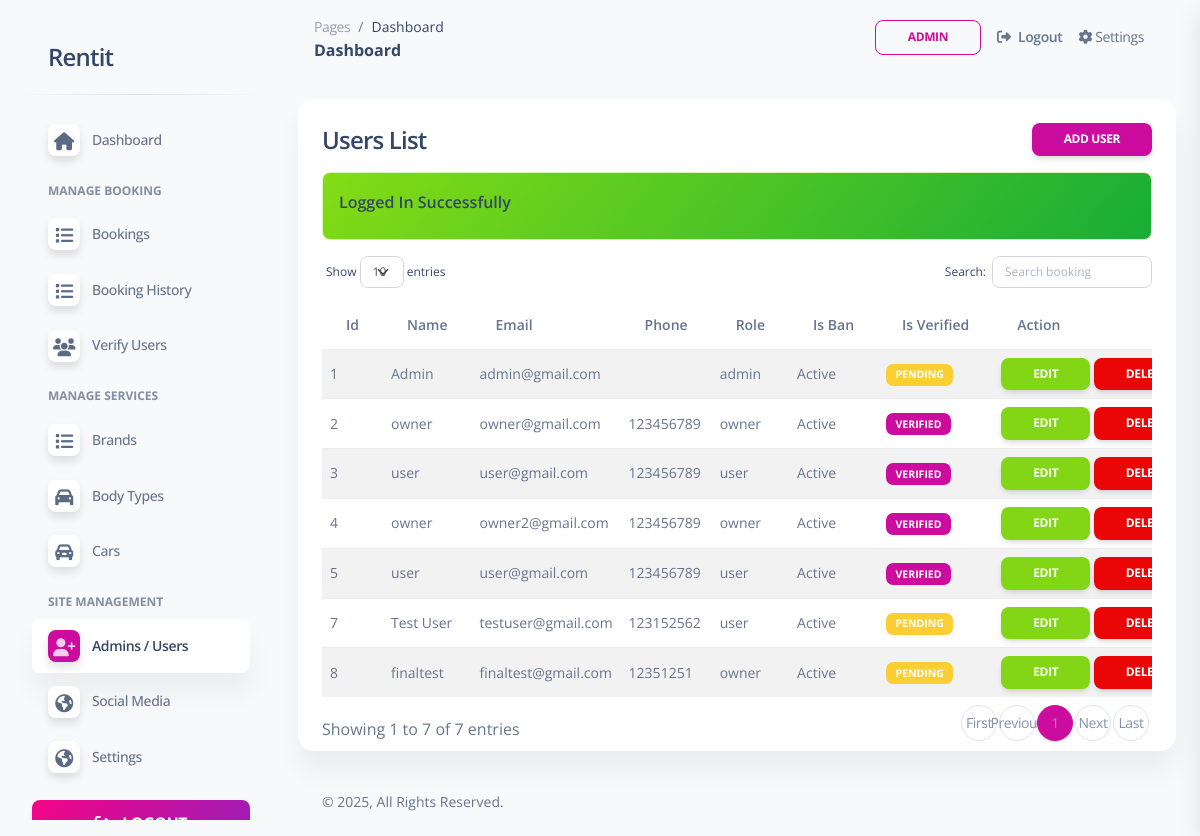
The page /admin/users.php (signed in) on the database its author committed.
### tables this page shows
CREATE TABLE `web_settings` (
  `id` int(11) UNSIGNED NOT NULL,
  `title` varchar(255) NOT NULL,
  `url` varchar(255) DEFAULT NULL,
  `description` varchar(1000) DEFAULT NULL,
  `logo` varchar(100) DEFAULT NULL,
  `address` varchar(500) DEFAULT NULL,
  `email1` varchar(100) DEFAULT NULL,
  `email2` varchar(100) DEFAULT NULL,
  `phone1` varchar(15) DEFAULT NULL,
  `phone2` varchar(15) DEFAULT NULL
);

CREATE TABLE `users` (
  `id` int(11) UNSIGNED NOT NULL,
  `name` varchar(100) NOT NULL,
  `email` varchar(100) NOT NULL,
  `password` varchar(100) NOT NULL,
  `phone` varchar(20) DEFAULT NULL,
  `alt_phone` varchar(20) DEFAULT NULL,
  `address` varchar(500) DEFAULT NULL,
  `role` enum('user','owner','admin') DEFAULT NULL,
  `is_ban` tinyint(1) DEFAULT 0 COMMENT '0=active,1=ban',
  `is_verified` tinyint(1) NOT NULL DEFAULT 0,
  `remarks` varchar(500) DEFAULT NULL,
  `dl_number` varchar(100) DEFAULT NULL,
  `dl_image_front` varchar(100) DEFAULT NULL,
  `dl_image_back` varchar(100) DEFAULT NULL,
  `id_proof_type` enum('Passport','ID Card') DEFAULT NULL,
  `id_proof_number` varchar(100) DEFAULT NULL,
  `created_at` DATE DEFAULT (CURRENT_DATE)

);

### admin/authenticated.php (called while the page is built, shortened)
<?php
if(isset($_SESSION['loggedIn']))
{
    if(isset($_SESSION['loggedInUserRole'])){
        $email = mysqli_real_escape_string($conn, $_SESSION['loggedInUser']['email']);
        $role = mysqli_real_escape_string($conn, $_SESSION['loggedInUserRole']);
        $query = "SELECT * FROM users WHERE email='$email' AND role='$role' LIMIT 1";
        $result = mysqli_query($conn, $query);
    }
    else
    {
        redirect('../login.php','No Role...');
    }
}
else
{
    redirect('../login.php','Login to continue...');
}
?>

### admin/users.php (the view, shortened to what this page needs)
<?php include('includes/header.php'); ?>
    <div class="row">
        <div class="col-12">
            <div class="card mb-4">
                <div class="card-header pb-0">
                    <h4>Users List
                        <a href="users-create.php" class="btn btn-primary btn-sm float-end">Add User</a>
                    </h4>
                </div>
                <div class="card-body pt-0 pb-2">
                    <div class="table-responsive p-0">
                        <table id="myTable" class="table table-striped align-items-center justify-content-center">
                            <thead>
                                <tr>
                                    <th>Id</th>
                                    <th>Name</th>
                                    <th>Email</th>
                                    <th>Phone</th>
                                    <th>Role</th>
                                    <th>Is Ban</th>
                                    <th>Is Verified</th>
                                    <th>Action</th>
                                </tr>
                            </thead>
                            <tbody>
                                <?php
                                    $users = getAll('users');
                                    if(mysqli_num_rows($users) > 0){
                                        foreach($users as $userItem) :
                                        ?>
                                        <tr>
                                            <td><?= $userItem['id']; ?></td>
                                            <td><?= $userItem['name']; ?></td>
                                            <td><?= $userItem['email']; ?></td>
                                            <td><?= $userItem['phone']; ?></td>
                                            <td><?= $userItem['role']; ?></td>
                                            <td><?= $userItem['is_ban'] == 1 ? 'Banned':'Active'; ?></td>
                                            <td>
                                                <?php
                                                    if($userItem['is_verified'] == 1){
                                                        echo '<span class="badge bg-primary">Verified</span>';
                                                    }else{
                                                        echo '<span class="badge bg-warning">Pending</span>';
                                                    }
                                                ?>
                                            </td>
                                            <td>
                                                <a href="users-edit.php?id=<?= $userItem['id'];?>" class="btn mb-0 btn-success btn-sm">Edit</a>
                                                <a href="users-delete.php?id=<?= $userItem['id'];?>"
                                                    onclick="return confirm('Are you sure you want to delete data?')"
                                                    class="btn mb-0 btn-danger btn-sm">
                                                    Delete
                                                </a>
                                            </td>
                                        </tr>
                                        <?php
                                        endforeach;
                                    }else{
                                        ?>
                                        <tr>
                                            <td colspan="6">No Record Found!</td>
                                        </tr>
                                        <?php
                                    }
                                ?>
                            </tbody>
                        </table>
                    </div>
                </div>
            </div>
        </div>
    </div>
<?php include('includes/footer.php'); ?>

### admin/includes/sidebar.php
<?php
$pageName = substr($_SERVER["SCRIPT_NAME"],strrpos($_SERVER["SCRIPT_NAME"],"/")+1);
?>
<aside class="sidenav navbar navbar-vertical navbar-expand-xs border-0 border-radius-xl my-3 fixed-start ms-3 " id="sidenav-main">
    <div class="sidenav-header">
      <a class="navbar-brand m-0" href="dashboard.php" target="_blank">
        <h4><?= webSetting('title') ?? 'Funda Services'; ?></h4>
      </a>
    </div>
    <hr class="horizontal dark mt-0">
    <div class="collapse navbar-collapse w-auto" id="sidenav-collapse-main">
      <ul class="navbar-nav">
        <li class="nav-item">
          <a class="nav-link
            <?= $pageName == "dashboard.php"?'active':'' ?>" href="dashboard.php">
            <div class="icon icon-shape icon-sm shadow border-radius-md bg-white text-center me-2 d-flex align-items-center justify-content-center">
                <i class="fa fa-home <?= $pageName == "dashboard.php"?'text-white':'text-dark' ?>   text-lg"></i>
            </div>
            <span class="nav-link-text ms-1">Dashboard</span>
          </a>
        </li>
        <li class="nav-item mt-3">
          <h6 class="ps-4 ms-2 text-uppercase text-xs font-weight-bolder opacity-6">Manage Booking</h6>
        </li>
        <li class="nav-item">
          <a class="nav-link  <?= $pageName == "bookings.php"?'active':'' ?>"  href="bookings.php">
            <div class="icon icon-shape icon-sm shadow border-radius-md bg-white text-center me-2 d-flex align-items-center justify-content-center">
                <i class="fa fa-list <?= $pageName == "bookings.php"?'text-white':'text-dark' ?>   text-lg"></i>
            </div>
            <span class="nav-link-text ms-1">Bookings</span>
          </a>
        </li>
        <li class="nav-item">
          <a class="nav-link <?= $pageName == "booking-history.php"?'active':'' ?>" href="booking-history.php">
            <div class="icon icon-shape icon-sm shadow border-radius-md bg-white text-center me-2 d-flex align-items-center justify-content-center">
                <i class="fa fa-list <?= $pageName == "booking-history.php"?'text-white':'text-dark' ?> text-lg"></i>
            </div>
            <span class="nav-link-text ms-1">Booking History</span>
          </a>
        </li>
        <li class="nav-item">
          <a class="nav-link <?= $pageName == "verify-users.php"?'active':'' ?>" href="verify-users.php">
            <div class="icon icon-shape icon-sm shadow border-radius-md bg-white text-center me-2 d-flex align-items-center justify-content-center">
                <i class="fa fa-users <?= $pageName == "verify-users.php"?'text-white':'text-dark' ?> text-lg"></i>
            </div>
            <span class="nav-link-text ms-1">Verify Users</span>
          </a>
        </li>
        <li class="nav-item mt-3">
          <h6 class="ps-4 ms-2 text-uppercase text-xs font-weight-bolder opacity-6">Manage Services</h6>
        </li>
        <li class="nav-item">
          <a class="nav-link <?= $pageName == "brands.php"?'active':'' ?>" href="brands.php">
            <div class="icon icon-shape icon-sm shadow border-radius-md bg-white text-center me-2 d-flex align-items-center justify-content-center">
                <i class="fa fa-list <?= $pageName == "brands.php"?'text-white':'text-dark' ?>   text-lg"></i>
            </div>
            <span class="nav-link-text ms-1">Brands</span>
          </a>
        </li>
        <li class="nav-item">
          <a class="nav-link
            <?= $pageName == "body-types.php"?'active':'' ?>"
            href="body-types.php">
            <div class="icon icon-shape icon-sm shadow border-radius-md bg-white text-center me-2 d-flex align-items-center justify-content-center">
                <i class="fa fa-car <?= $pageName == "body-types.php"?'text-white':'text-dark' ?>   text-lg"></i>
            </div>
            <span class="nav-link-text ms-1">Body Types</span>
          </a>
        </li>
        <li class="nav-item">
          <a class="nav-link <?= $pageName == "cars.php"?'active':'' ?>" href="cars.php">
            <div class="icon icon-shape icon-sm shadow border-radius-md bg-white text-center me-2 d-flex align-items-center justify-content-center">
                <i class="fa fa-car-alt <?= $pageName == "cars.php"?'text-white':'text-dark' ?>   text-lg"></i>
            </div>
            <span class="nav-link-text ms-1">Cars</span>
          </a>
        </li>
        <li class="nav-item mt-3">
          <h6 class="ps-4 ms-2 text-uppercase text-xs font-weight-bolder opacity-6">Site Management</h6>
        </li>
        <li class="nav-item">
          <a class="nav-link <?= $pageName == "users.php"?'active':'' ?>" href="users.php">
            <div class="icon icon-shape icon-sm shadow border-radius-md bg-white text-center me-2 d-flex align-items-center justify-content-center">
                <i class="fa fa-user-plus <?= $pageName == "users.php"?'text-white':'text-dark' ?>   text-lg"></i>
            </div>
            <span class="nav-link-text ms-1">Admins / Users</span>
          </a>
        </li>
        <li class="nav-item">
          <a class="nav-link <?= $pageName == "social-media.php"?'active':'' ?>" href="social-media.php">
            <div class="icon icon-shape icon-sm shadow border-radius-md bg-white text-center me-2 d-flex align-items-center justify-content-center">
                <i class="fa fa-globe <?= $pageName == "social-media.php"?'text-white':'text-dark' ?>   text-lg"></i>
            </div>
            <span class="nav-link-text ms-1">Social Media</span>
          </a>
        </li>
        <li class="nav-item">
          <a class="nav-link <?= $pageName == "settings.php"?'active':'' ?>"
          href="settings.php">
            <div class="icon icon-shape icon-sm shadow border-radius-md bg-white text-center me-2 d-flex align-items-center justify-content-center">
                <i class="fa fa-globe <?= $pageName == "settings.php"?'text-white':'text-dark' ?> text-lg" ></i>
            </div>
            <span class="nav-link-text ms-1">Settings</span>
          </a>
        </li>
      </ul>
    </div>
    <div class="sidenav-footer mx-3 ">
      <a class="btn bg-gradient-primary mt-3 fs-6 w-100" href="logout.php">
        <i class="fa fa-sign-out me-2"></i> Logout
      </a>
    </div>
  </aside>

### admin/assets/css/nucleo-svg.css (style rules this page uses)
.icon { display: inline-block; color: #111111; height: 1em; width: 1em; }
.icon-sm { height: 0.8em; width: 0.8em; }
.icon { fill: currentColor; stroke: none; }

### rows shown on the page
web_settings: title "Rentit"
users: id "1", name "Admin", email "admin@gmail.com", role "admin", is_ban "Active", is_verified "PENDING"
users: id "2", name "owner", email "owner@gmail.com", phone "123456789", role "owner", is_ban "Active", is_verified "VERIFIED"
users: id "3", name "user", email "user@gmail.com", phone "123456789", role "user", is_ban "Active", is_verified "VERIFIED"
users: id "4", name "owner", email "owner2@gmail.com", phone "123456789", role "owner", is_ban "Active", is_verified "VERIFIED"
users: id "5", name "user", email "user@gmail.com", phone "123456789", role "user", is_ban "Active", is_verified "VERIFIED"
users: id "7", name "Test User", email "testuser@gmail.com", phone "123152562", role "user", is_ban "Active", is_verified "PENDING"
users: id "8", name "finaltest", email "finaltest@gmail.com", phone "12351251", role "owner", is_ban "Active", is_verified "PENDING"

### other values the page prints
$_SESSION['loggedInUser']['name'] "ADMIN"
$_SESSION['status'] "Logged In Successfully"
